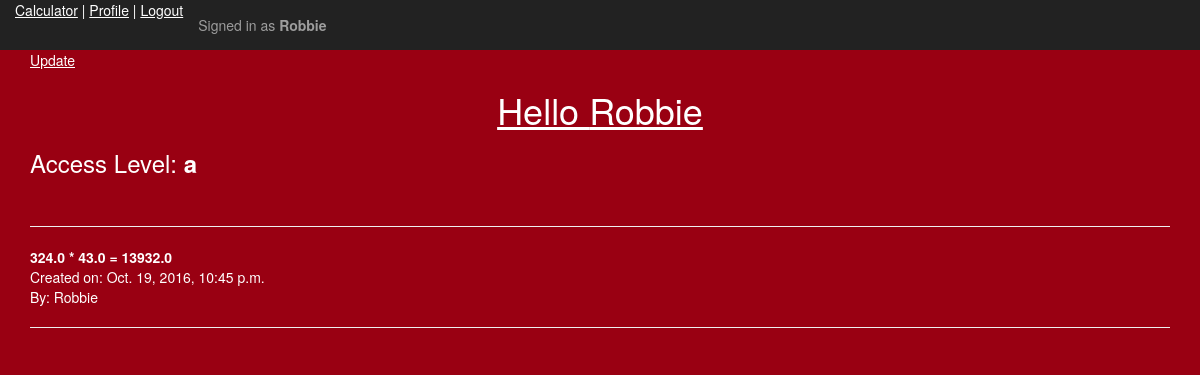
Before: /account/profile/2/ (signed in) with the older database file.
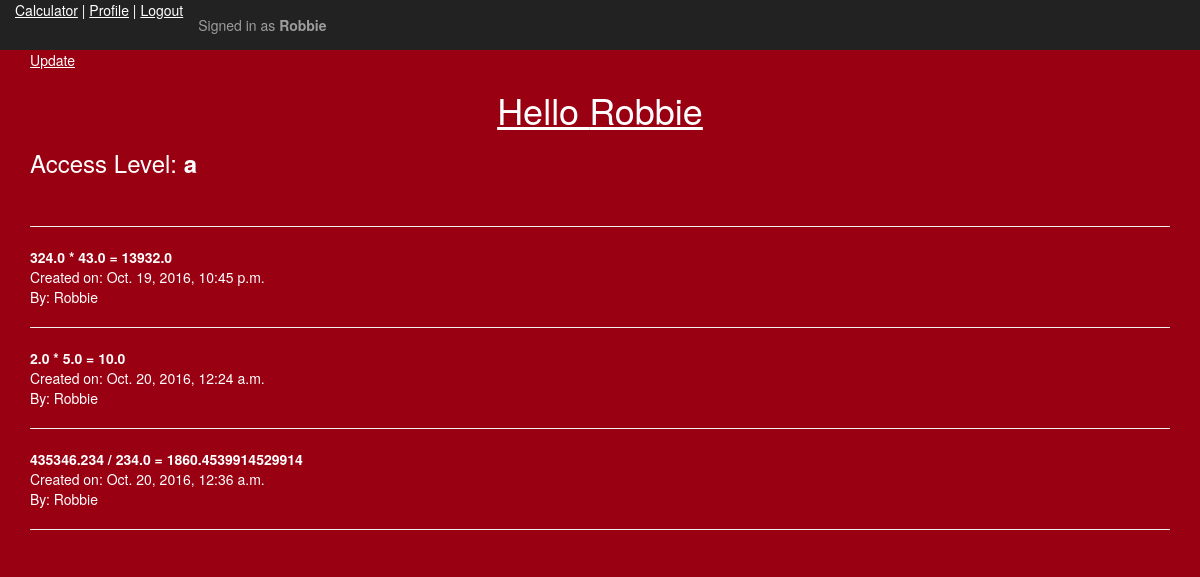
After: the same page with the newer database file.
### app/models.py (models this page shows)
class Profile(models.Model):
    user = models.OneToOneField('auth.User')
    access_level = models.CharField(max_length=1, choices=ACCESS_LEVEL)
    @property
    def is_owner(self):
        return self.access_level == 'o'

class Operation(models.Model):
    num1 = models.FloatField()
    operator = models.CharField(max_length=1, choices=OPERATOR)
    num2 = models.FloatField()
    answer = models.CharField(max_length=255)
    user = models.ForeignKey('auth.User')
    created = models.DateTimeField(auto_now=True)

### app/views.py (the view)
# urls.py: url(r'^account/profile/(?P<pk>\d+)/$', ProfileDetailView.as_view(), name="profile_detail_view"),
class ProfileDetailView(DetailView):
    model = Profile
    def get_context_data(self, **kwargs):
        context = super().get_context_data(**kwargs)
        context['operation'] = Operation.objects.all()
        return context
    def get_queryset(self):
        if self.request.user.profile.is_owner:
            return Profile.objects.all()
        return Profile.objects.filter(user=self.request.user)

### templates/app/profile_detail.html
{% extends 'base.html' %}
{% block content %}
  <a href="{% url 'profile_update_view' object.id %}">Update</a>
  <h1>Hello {{ request.user }}</h1>
  <div class="access">
    <h3>Access Level: <b>{{ profile.access_level }}</b></h3> <br>
  </div>
  <hr>
  <div class="profile_info">
    {% for equ in operation %}
      {% if request.user == equ.user or request.user.profile.is_owner %}
          <b>{{ equ.num1 }} {{ equ.operator }} {{ equ.num2 }} = {{ equ.answer }}</b> <br>
          Created on: {{ equ.created}} <br>
           By: {{ equ.user }}<br> <hr>
      {% endif %}
    {% endfor %}
  </div>
{% endblock %}

### templates/base.html (shortened to what this page needs)
{% load staticfiles %}
<!DOCTYPE html>
<html>
  <head>
    <link rel="stylesheet" href="{% static 'css/bootstrap.css' %}" media="screen" title="no title">
  </head>
  <body>
    <nav class="nav navbar-inverse">
      <div class="container-fluid">
        <div class="nav navbar-nav">
          {% if not request.user.is_authenticated %}
            <a href="{% url 'user_create_view' %}">New User</a>
            <a href="{% url 'login' %}">Login</a>
          {% else %}
            <a href="{% url 'calc_create_view' %}">Calculator</a> |
            <a href="{% url 'profile_detail_view' user.id %}">Profile</a> |
            <a href="{% url 'logout' %}?next={% url 'calc_create_view' %}">Logout</a>
          {% endif %}
          <p class="navbar-text">Signed in as <b>{{ request.user }}</b></p>
        </div>
      </div>
    </nav>
    <div class="container">
        {% block content %}
        {% endblock %}
    </div>
  </body>
</html>

### templates/base.html (style rules this page uses)
body { background-color: #990012; color: black; }
h1 { color: white; text-decoration: underline; text-align: center; }
.nav { color: white; }
a { color: white; text-decoration: underline; }
.navbar-text { float: right; }
.profile_info { color: white; }
.access { color: white; }

Changed rows visible on the page:
added Operation: num1 "2.0", operator "*", num2 "5.0", answer "10.0", created "Oct. 20, 2016, 12:24 a.m.", user "Robbie"
added Operation: num1 "435346.234", operator "/", num2 "234.0", answer "1860.4539914529914", created "Oct. 20, 2016, 12:36 a.m.", user "Robbie"
